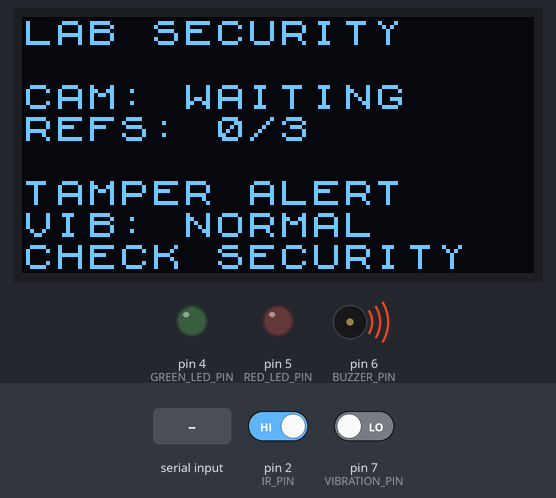
Recording of a sketch running on a simulated Arduino Uno, built with avr-gcc and run on an emulated ATmega328P. Shown: 128×64 one-colour display, output pins drawn as LEDs (lit = HIGH), buzzer (waves = sounding). Dashed ring = blinking. The inputs (shaded band) are chosen by the test bench; at power-on: pin 2 (IR_PIN) HIGH, pin 7 (VIBRATION_PIN) LOW.

Above: at 2.6 s.
2.7 s: pin 2 (IR_PIN) driven LOW
At 4.7 s:
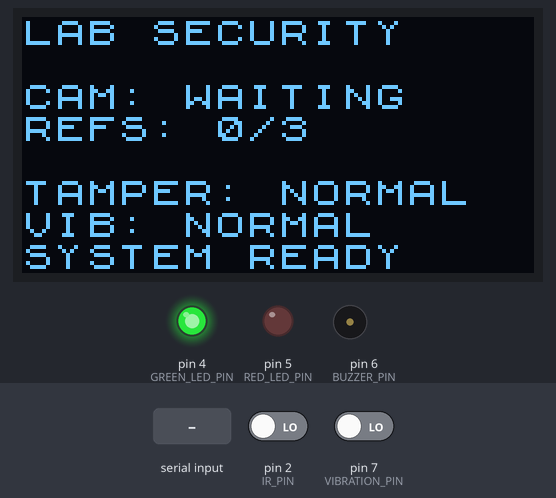
5.7 s: pin 2 (IR_PIN) driven HIGH
At 5.89 s:
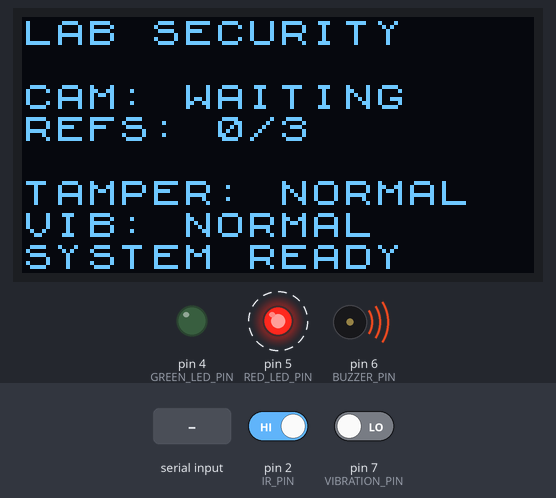
8.7 s: pin 2 (IR_PIN) driven LOW and pin 7 (VIBRATION_PIN) driven HIGH
At 9.1 s:
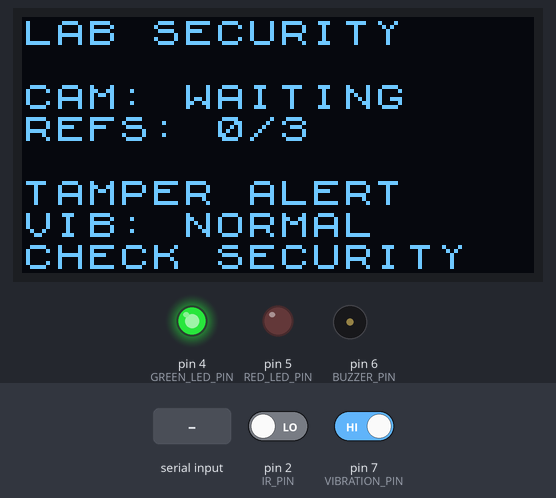
11.7 s: "C,\n" received over the second serial link
14.7 s: pin 7 (VIBRATION_PIN) driven LOW
At 15.7 s:
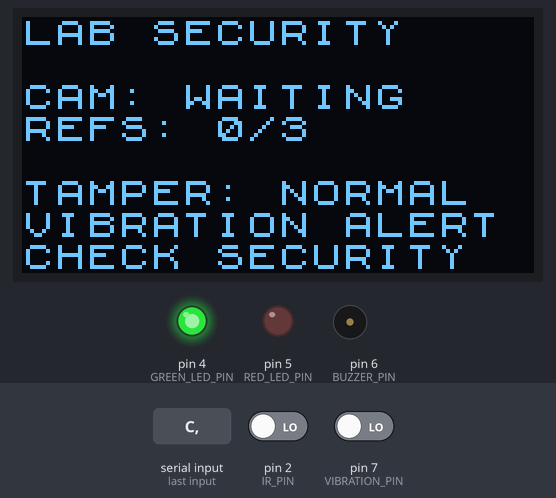
Timing chart, 0 to 17.7 s (numbered marks = the images above; inputs shaded):
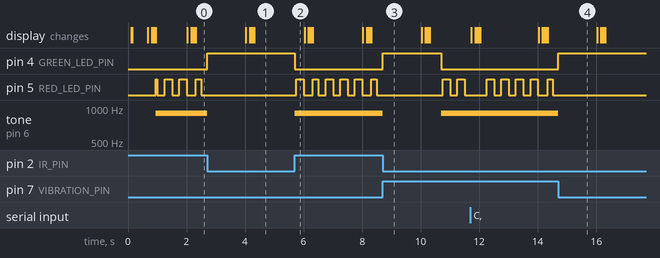

The sketch:

Lab_Security_ArduinoUno_AccessControl_3Refs_Final__1_.ino
```cpp
#include <Wire.h>
#include <U8x8lib.h>
#include <SoftwareSerial.h>

// LAB SECURITY - Arduino Uno hardware controller
// ESP32-CAM GPIO14 TX -> Uno D10 RX
// Uno D11 TX -> ESP32-CAM GPIO13 RX through a 5V-to-3.3V level shifter/divider
// Connect grounds together. Never connect Uno D11 directly to ESP32 GPIO13.

const byte IR_PIN = 2;
const byte GREEN_LED_PIN = 4;
const byte RED_LED_PIN = 5;
const byte BUZZER_PIN = 6;
const byte VIBRATION_PIN = 7;
const byte ESP_RX_PIN = 10;
const byte ESP_TX_PIN = 11;

const int IR_NEAR_LEVEL = LOW;       // Change to HIGH if your IR module is active-HIGH
const int VIB_ACTIVE_LEVEL = HIGH;   // Change to LOW if your vibration module is active-LOW
const unsigned long VIBRATION_HOLD_MS = 2000;
const unsigned long SENSOR_SEND_MS = 500;
const unsigned long ACCESS_DISPLAY_MS = 5000;
const unsigned long ACCESS_LED_MS = 3000;

SoftwareSerial espSerial(ESP_RX_PIN, ESP_TX_PIN); // RX, TX
U8X8_SSD1306_128X64_NONAME_HW_I2C oled(U8X8_PIN_NONE);

int tamperStatus = 0;
int vibrationStatus = 0;
int systemState = 0; // 0 normal, 1 tamper, 2 vibration, 3 both
int previousSensorAlarm = 0;
unsigned long vibrationStart = 0;
unsigned long lastSensorSend = 0;
unsigned long accessDisplayUntil = 0;
unsigned long accessLedUntil = 0;
bool accessEventActive = false;
bool lastAccessAllowed = false;
float lastMatch = 0.0f;
int lastReference = 0;
String cameraStatus = "WAITING";
String fsStatus = "WAITING";
int refsLoaded = 0;

void showNormalScreen() {
  oled.clear();
  oled.drawString(0, 0, "LAB SECURITY");
  oled.drawString(0, 2, "CAM:");
  oled.drawString(5, 2, cameraStatus.c_str());
  oled.drawString(0, 3, "REFS:");
  char refs[12];
  snprintf(refs, sizeof(refs), "%d/3", refsLoaded);
  oled.drawString(6, 3, refs);
  oled.drawString(0, 5, tamperStatus ? "TAMPER ALERT" : "TAMPER: NORMAL");
  oled.drawString(0, 6, vibrationStatus ? "VIBRATION ALERT" : "VIB: NORMAL");
  oled.drawString(0, 7, systemState == 0 ? "SYSTEM READY" : "CHECK SECURITY");
}

void showAccessScreen(bool allowed, float match, int referenceNumber) {
  oled.clear();
  oled.drawString(0, 0, "LAB SECURITY");
  if (allowed) {
    oled.drawString(0, 2, "ACCESS ALLOWED");
  } else {
    oled.drawString(0, 2, "ACCESS DENIED");
  }
  char line[17];
  snprintf(line, sizeof(line), "MATCH: %5.1f%%", match);
  oled.drawString(0, 4, line);
  snprintf(line, sizeof(line), "REFERENCE: %d", referenceNumber);
  oled.drawString(0, 5, line);
  oled.drawString(0, 7, "THRESHOLD: >69%");
}

void beepAllowed() {
  tone(BUZZER_PIN, 880, 120);
  delay(160);
  tone(BUZZER_PIN, 1175, 150);
  delay(180);
  noTone(BUZZER_PIN);
}

void beepDenied() {
  tone(BUZZER_PIN, 330, 250);
  delay(300);
  tone(BUZZER_PIN, 262, 350);
  delay(400);
  tone(BUZZER_PIN, 220, 450);
  delay(500);
  noTone(BUZZER_PIN);
}

void handleAccessEvent(char *line) {
  char *token = strtok(line, ","); // A
  token = strtok(NULL, ",");      // ALLOWED / DENIED
  if (!token) return;
  bool allowed = (strcmp(token, "ALLOWED") == 0);

  token = strtok(NULL, ",");
  float match = token ? atof(token) : 0.0f;
  token = strtok(NULL, ",");
  int referenceNumber = token ? atoi(token) : 0;

  lastAccessAllowed = allowed;
  lastMatch = match;
  lastReference = referenceNumber;
  accessEventActive = true;
  accessDisplayUntil = millis() + ACCESS_DISPLAY_MS;
  accessLedUntil = millis() + ACCESS_LED_MS;
  showAccessScreen(allowed, match, referenceNumber);

  // Physical alert feedback: allowed = green + two high beeps;
  // denied = red + three low beeps.
  digitalWrite(GREEN_LED_PIN, allowed ? HIGH : LOW);
  digitalWrite(RED_LED_PIN, allowed ? LOW : HIGH);
  if (allowed) beepAllowed(); else beepDenied();
}

void handleEspMessage(char *line) {
  if (strncmp(line, "A,", 2) == 0) {
    handleAccessEvent(line);
    return;
  }

  // ESP32 status format: C,CAMERA_OK,FS_OK,3,192.168.x.x
  if (strncmp(line, "C,", 2) == 0) {
    char *token = strtok(line, ",");
    token = strtok(NULL, ",");
    if (token) cameraStatus = token;
    token = strtok(NULL, ",");
    if (token) fsStatus = token;
    token = strtok(NULL, ",");
    if (token) refsLoaded = atoi(token);
    if (!accessEventActive || (long)(millis() - accessDisplayUntil) >= 0) showNormalScreen();
  }
}

void readEspSerial() {
  static char line[96];
  static byte index = 0;
  while (espSerial.available()) {
    char c = (char)espSerial.read();
    if (c == '\r') continue;
    if (c == '\n') {
      line[index] = '\0';
      if (index > 0) handleEspMessage(line);
      index = 0;
    } else if (index < sizeof(line) - 1) {
      line[index++] = c;
    } else {
      index = 0;
    }
  }
}

void updateSensors() {
  int irValue = digitalRead(IR_PIN);
  int nearDetected = (irValue == IR_NEAR_LEVEL);
  tamperStatus = nearDetected ? 0 : 1; // Missing expected object = tamper

  int vibrationRaw = digitalRead(VIBRATION_PIN);
  if (vibrationRaw == VIB_ACTIVE_LEVEL) {
    if (vibrationStart == 0) vibrationStart = millis();
    vibrationStatus = (millis() - vibrationStart >= VIBRATION_HOLD_MS) ? 1 : 0;
  } else {
    vibrationStart = 0;
    vibrationStatus = 0;
  }

  systemState = (tamperStatus ? 1 : 0) | (vibrationStatus ? 2 : 0);
  int sensorAlarm = systemState != 0;

  if (sensorAlarm && !previousSensorAlarm) {
    tone(BUZZER_PIN, 900);
  } else if (!sensorAlarm && previousSensorAlarm) {
    noTone(BUZZER_PIN);
  }
  previousSensorAlarm = sensorAlarm;

  if (sensorAlarm) {
    digitalWrite(GREEN_LED_PIN, LOW);
    digitalWrite(RED_LED_PIN, (millis() / 250) % 2 ? HIGH : LOW);
  } else if ((long)(millis() - accessLedUntil) < 0) {
    digitalWrite(GREEN_LED_PIN, lastAccessAllowed ? HIGH : LOW);
    digitalWrite(RED_LED_PIN, lastAccessAllowed ? LOW : HIGH);
  } else {
    digitalWrite(RED_LED_PIN, LOW);
    digitalWrite(GREEN_LED_PIN, HIGH); // system ready
  }

  if (millis() - lastSensorSend >= SENSOR_SEND_MS) {
    lastSensorSend = millis();
    espSerial.print("S,");
    espSerial.print(tamperStatus);
    espSerial.print(',');
    espSerial.print(vibrationStatus);
    espSerial.print(',');
    espSerial.println(systemState);
  }

  if (accessEventActive && (long)(millis() - accessDisplayUntil) >= 0) {
    accessEventActive = false;
    showNormalScreen();
  } else if (!accessEventActive && (millis() % 2000 < 30)) {
    showNormalScreen();
  }
}

void setup() {
  pinMode(IR_PIN, INPUT);
  pinMode(VIBRATION_PIN, INPUT);
  pinMode(GREEN_LED_PIN, OUTPUT);
  pinMode(RED_LED_PIN, OUTPUT);
  pinMode(BUZZER_PIN, OUTPUT);
  digitalWrite(GREEN_LED_PIN, LOW);
  digitalWrite(RED_LED_PIN, LOW);
  noTone(BUZZER_PIN);

  espSerial.begin(9600);
  oled.begin();
  oled.setPowerSave(0);
  oled.setFont(u8x8_font_chroma48medium8_r);
  oled.clear();
  oled.drawString(0, 0, "LAB SECURITY");
  oled.drawString(0, 3, "STARTING...");
  delay(500);
  showNormalScreen();
}

void loop() {
  readEspSerial();
  updateSensors();
  delay(5);
}
```

Measured:
- after the input at 2.7 s, pin 4 (GREEN_LED_PIN): LOW → HIGH at once; pin 5 (RED_LED_PIN): stops changing and stays LOW; tone on pin 6 (BUZZER_PIN): 900 Hz → silent at once; the display: first differs from a run without the input after 1.5 s (image 1 shows a later state)
- after the input at 5.7 s, pin 4 (GREEN_LED_PIN): HIGH → LOW at once; pin 5 (RED_LED_PIN): alternates HIGH for 0.25 s and LOW for 0.25 s, starting after 0.06 s; tone on pin 6 (BUZZER_PIN): silent → 900 Hz at once
- after the input at 8.7 s, pin 4 (GREEN_LED_PIN): LOW → HIGH at once, → LOW 2.0 s later; tone on pin 6 (BUZZER_PIN): 900 Hz → silent at once, → 900 Hz 2.0 s later
- after the input at 14.7 s, pin 4 (GREEN_LED_PIN): LOW → HIGH at once; pin 5 (RED_LED_PIN): stops changing and stays LOW; tone on pin 6 (BUZZER_PIN): 900 Hz → silent at once
